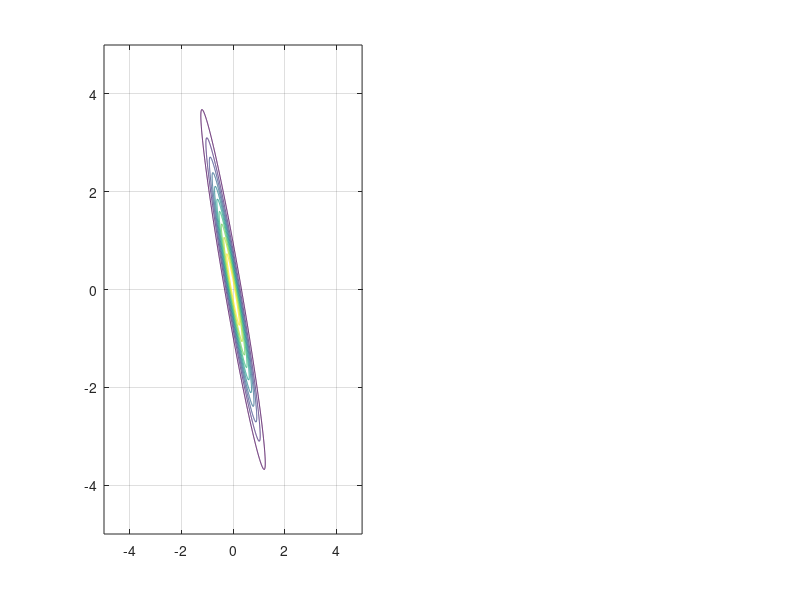

Write the MATLAB code that produced this figure. (Note: this script raises an error after producing the figure.)
%% Illustrative Example: AIES vs MH 
% To highlight the comparison between the AIES and MH samplers in sampling
% from a skewed distribution (represented by a transitional distribution)
% and the scaled posterior. The objective is to highlight the effectiveness
% of the AIES sampler over the MH sampler in sampling from the former.

%% The Log-Function:
lb = -5; ub = 5; 
logfun = @(x,e) log(unifpdf(x(:,1), lb, ub)) + log(unifpdf(x(:,2), lb, ub)) + ...
                e .* ((-(3.*x(:,1) + x(:,2)).^2./0.08) + (-(x(:,1) - x(:,2)).^2./2));
            
% The Anisotropic Log-function:
log_aniso = @(x) logfun(x, 0.2);

% The Isotropic Log-function:
log_iso = @(x) log(unifpdf(x(:,1), lb, ub)) + log(unifpdf(x(:,2), lb, ub)) + ...
               ((-(x(:,1)).^2./2) + (-(x(:,2)).^2./2));

% Plotting the Ansiotropic Gaussian Function:
[X1,X2] = meshgrid(lb:.01:ub, lb:.01:ub);
Z1 = log_aniso([X1(:) X2(:)]); Z1 = reshape(Z1,size(X1));
Z2 = log_iso([X1(:) X2(:)]); Z2 = reshape(Z2,size(X1));

figure;
subplot(1,2,1)
hold on; box on; grid on; 
contour(X1,X2,exp(Z1))
colormap(parula)
xlim([-5 5]); ylim([-5 5]);
xlabel('$\theta^{1}$', 'Interpreter', 'latex'); ylabel('$\theta^{2}$', 'Interpreter', 'latex');
legend('Poorly-scaled P^{j}', 'linewidth', 2)
set(gca, 'fontsize', 20)

subplot(1,2,2)
hold on; box on; grid on; 
contour(X1,X2,exp(Z2))
colormap(parula)
xlim([-5 5]); ylim([-5 5]);
xlabel('$\Theta^{1}$', 'Interpreter', 'latex'); ylabel('$\Theta^{2}$', 'Interpreter', 'latex');
legend('Scaled P^{j}', 'linewidth', 2)
set(gca, 'fontsize', 20)

%% ESAI Section: 

dim = 2;                     % number of model parameters
Nwalkers = 2*dim;            % total number of chains of the ensemble
start_emcmc = unifrnd(lb, ub, Nwalkers, dim);  % Starting values of the chain(s).
Nsamples = 250;              % Overall sample number across all chains (not per chain)
BurnIn_emcmc = 100;          % Burn-in rate per chain
step_size = 8;               % To give acceptance rate between 0.15 to 0.5

% Sample from the skewed transitional distribution:
tic;
EMCMC1 = EMCMCsampler(start_emcmc,log_aniso,Nsamples,'StepSize',step_size,...
                     'burnin',BurnIn_emcmc);
timeEMCMC_1 = toc;
fprintf('Time elapsed is for the AIES for Anisotropic case: %f \n',timeEMCMC_1)
fprintf('The acceptance level of the AIES sampler for Anisotropic case is %d. \n',EMCMC1.acceptance)

samps_aniso = EMCMC1.samples;
samps_aniso_AIES = permute(samps_aniso, [2 1 3]); samps_aniso_AIES = samps_aniso_AIES(:,:)';

% Sample from the scaled transitional distribution:
tic;
EMCMC2 = EMCMCsampler(start_emcmc,log_iso,Nsamples,'StepSize',step_size,...
                     'burnin',BurnIn_emcmc);
timeEMCMC_2 = toc;
fprintf('Time elapsed is for the MCMC-Hammer sampler for Isotropic case: %f \n',timeEMCMC_2)
fprintf('The acceptance level of the AIES sampler for Isotropic case is %d. \n',EMCMC2.acceptance)

samps_iso = EMCMC2.samples;
samps_iso_AIES = permute(samps_iso, [2 1 3]); samps_iso_AIES = samps_iso_AIES(:,:)';

%% MH Section: 

% Defining the variables: 
BurnIn_1 = 100;                            % Burn-in.
NumberOfChains = Nwalkers;                 % No. of chains of the MCMC sampler.
start_mh = unifrnd(lb, ub, Nwalkers, dim); % Starting values of the chain(s).

% Defining the 2D covariance matrix (Tuning parameter):       
Tuning_mcmc_1 = [0.5, 0; 0, 0.5]; 

% Defining the 2D Proposal distribution function for the MCMC sampler:
proppdf_1 = @(CandidateSample,CurrentSample) mvnpdf(CandidateSample,CurrentSample,Tuning_mcmc_1);
proprnd_1 = @(CurrentSample) mvnrnd(CurrentSample,Tuning_mcmc_1);

% Sample from the skewed transitional distribution:
tic; 
[samples_mh_1,accept_1] = mhsample(start_mh,Nsamples,'logpdf',log_aniso,'proppdf',proppdf_1...
    ,'proprnd',proprnd_1,'symmetric',1....
    ,'burnin',BurnIn_1,'nchain',NumberOfChains);
timeMH_1 = toc;
fprintf('The acceptance level of the MH sampler for Anisotropic case is %d. \n',accept_1)
fprintf('Time elapsed is for the MH sampler for Ansiotropic case: %f \n',timeMH_1)

%%%%%%%%%%%%%%%%%%%%%%%%%%%%%%%%%%%%%%%%%%%%%%%%%%%%%%%%%%%%%%%%%%%%%%%%%%%
BurnIn_2 = 100; 

% Defining the 2D covariance matrix (Tuning parameter):  
Tuning_mcmc_2 = [5, 0; 0, 5]; 

% Defining the 2D Proposal distribution function for the MCMC sampler:
proppdf_2 = @(CandidateSample,CurrentSample) mvnpdf(CandidateSample,CurrentSample,Tuning_mcmc_2);
proprnd_2 = @(CurrentSample) mvnrnd(CurrentSample,Tuning_mcmc_2);

% Sample from the scaled transitional distribution:
tic; 
[samples_mh_2,accept_2] = mhsample(start_mh,Nsamples,'logpdf',log_iso,'proppdf',proppdf_2...
    ,'proprnd',proprnd_2,'symmetric',1....
    ,'burnin',BurnIn_2,'nchain',NumberOfChains);
timeMH_2 = toc;
fprintf('The acceptance level of the MH sampler for Isotropic case is %d. \n',accept_2)
fprintf('Time elapsed is for MH sampler for Isotropic case: %f \n',timeMH_2)

%% Plotting the marginal Ansiotropic Gaussian Log-Function:
e = 0.01; % This is the scaling factor
fun = @(x1,x2) exp(-((((3.*x1 + x2).^2)./(0.08)) + (((x1 - x2).^2)./(2)))).^(0.2);

% Marginal distribution of x1:
fun_x1 = @(x1) integral(@(x2) fun(x1,x2),lb,ub);

% Marginal distribution of x2:
fun_x2 = @(x2) integral(@(x1) fun(x1,x2),lb,ub);

fun_x1_out = zeros(1000,1); fun_x2_out = zeros(1000,1);
x1 = linspace(lb,ub,1000); x2 = linspace(lb,ub,1000);
for i = 1:1000
fun_x1_out(i) = fun_x1(x1(i)); 
fun_x2_out(i) = fun_x2(x2(i));
end
fun_x1_out = normalize(cumsum(fun_x1_out),'range',[0,1]);
fun_x2_out = normalize(cumsum(fun_x2_out),'range',[0,1]);

%% Comparing the ECDFs
e = 0.2;
samples_mh1 = permute(samples_mh_1, [2 3 1]); samples_mh2 = permute(samples_mh_2, [2 3 1]);
samples_mh1 = samples_mh1(:,:)'; samples_mh2 = samples_mh2(:,:)';

func_x1 = @(y) (1./(20.*sqrt(e))).*(y(:,1) + 5.*y(:,2)); func_x2 = @(y) (1./(20.*sqrt(e))).*(y(:,1) - 15.*y(:,2));

rescaled_aies = zeros(size(samps_iso_AIES,1),size(samps_iso_AIES,2));
rescaled_aies(:,1) = func_x1(samps_iso_AIES); rescaled_aies(:,2) = func_x2(samps_iso_AIES);

rescaled_mh = zeros(size(samples_mh2,1),size(samples_mh2,2));
rescaled_mh(:,1) = func_x1(samples_mh2); rescaled_mh(:,2) = func_x2(samples_mh2);

figure;
f = 17;
% Compare ECDF Plots for AIES samples:
subplot(2,2,1)
hold on; box on; grid on;
plot(x1,fun_x1_out,'k--','linewidth',1.5);
[f1a,x1a]=ecdf(samps_aniso_AIES(:,1)); plot(x1a,f1a,'r','LineWidth',1.5)
[f1b,x1b]=ecdf(rescaled_aies(:,1)); plot(x1b,f1b,'b','LineWidth',1.5)
xlabel('$\theta^{1}$', 'Interpreter', 'latex'); ylabel('$F(\theta^{1})$', 'Interpreter', 'latex')
legend('Analytial CDF', 'AIES Anisotropic', 'AIES Re-scaled', 'linewidth',2, 'location', 'Northwest');
xlim([lb, ub])
set(gca, 'Fontsize', f)

subplot(2,2,2)
hold on; box on; grid on;
plot(x2,fun_x2_out,'k--','linewidth',1.5);
[f2a,x2a]=ecdf(samps_aniso_AIES(:,2)); plot(x2a,f2a,'r','LineWidth',1.5)
[f2b,x2b]=ecdf(rescaled_aies(:,2)); plot(x2b,f2b,'b','LineWidth',1.5)
xlabel('$\theta^{2}$', 'Interpreter', 'latex'); ylabel('$F(\theta^{2})$', 'Interpreter', 'latex')
legend('Analytial CDF', 'AIES Anisotropic', 'AIES Re-scaled', 'linewidth',2, 'location', 'Northwest');
xlim([lb, ub])
set(gca, 'Fontsize', f)

% Compare ECDF Plots for MH samples:
subplot(2,2,3)
hold on; box on; grid on
plot(x1,fun_x1_out,'k--','linewidth',1.5);
[f3a,x3a]=ecdf(samples_mh1(:,1)); plot(x3a,f3a,'m','LineWidth',1.5)
[f3b,x3b]=ecdf(rescaled_mh(:,1)); plot(x3b,f3b,'c','LineWidth',1.5)
xlabel('$\theta^{1}$', 'Interpreter', 'latex'); ylabel('$F(\theta^{1})$', 'Interpreter', 'latex')
legend('Analytical CDF','MH Anisotropic', 'MH Re-scaled', 'linewidth',2, 'location', 'Northwest');
xlim([lb, ub])
set(gca, 'Fontsize', f)

subplot(2,2,4)
hold on; box on; grid on
plot(x2,fun_x2_out,'k--','linewidth',1.5);
[f4a,x4a]=ecdf(samples_mh1(:,2)); plot(x4a,f4a,'m','LineWidth',1.5)
[f4b,x4b]=ecdf(rescaled_mh(:,2)); plot(x4b,f4b,'c','LineWidth',1.5)
xlabel('$\theta^{2}$', 'Interpreter', 'latex'); ylabel('$F(\theta^{2})$', 'Interpreter', 'latex')
legend('Analytical CDF','MH Anisotropic', 'MH Re-scaled', 'linewidth',2, 'location', 'Northwest');
xlim([lb, ub])
set(gca, 'Fontsize', f)

%% Compute Area Metric:

area_AIES = zeros(1,2); area_MH = zeros(1,2);
area_AIES(:,1) = areaMe(samps_aniso_AIES(:,1), rescaled_aies(:,1));
area_AIES(:,2) = areaMe(samps_aniso_AIES(:,2), rescaled_aies(:,2));
area_MH(:,1) = areaMe(samples_mh1(:,1), rescaled_mh(:,1));
area_MH(:,2) = areaMe(samples_mh1(:,2), rescaled_mh(:,2));

%% Save Data:
save('Illustrative_Example')